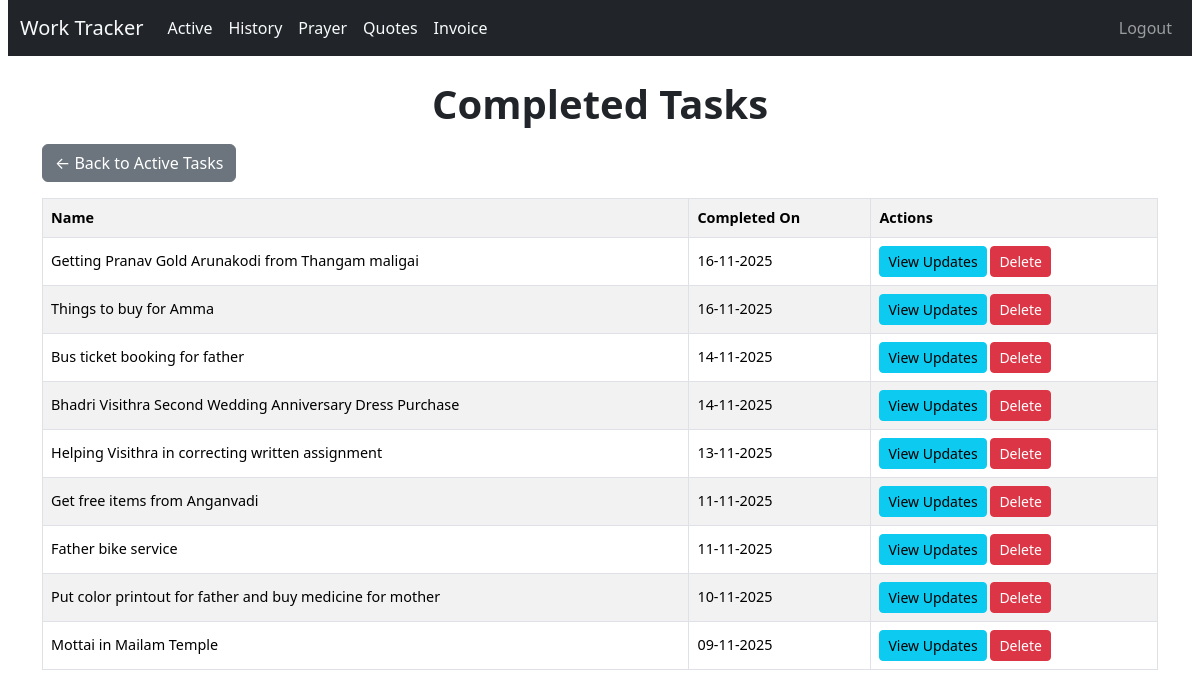
Before: /history/ (signed in) with the older database file.
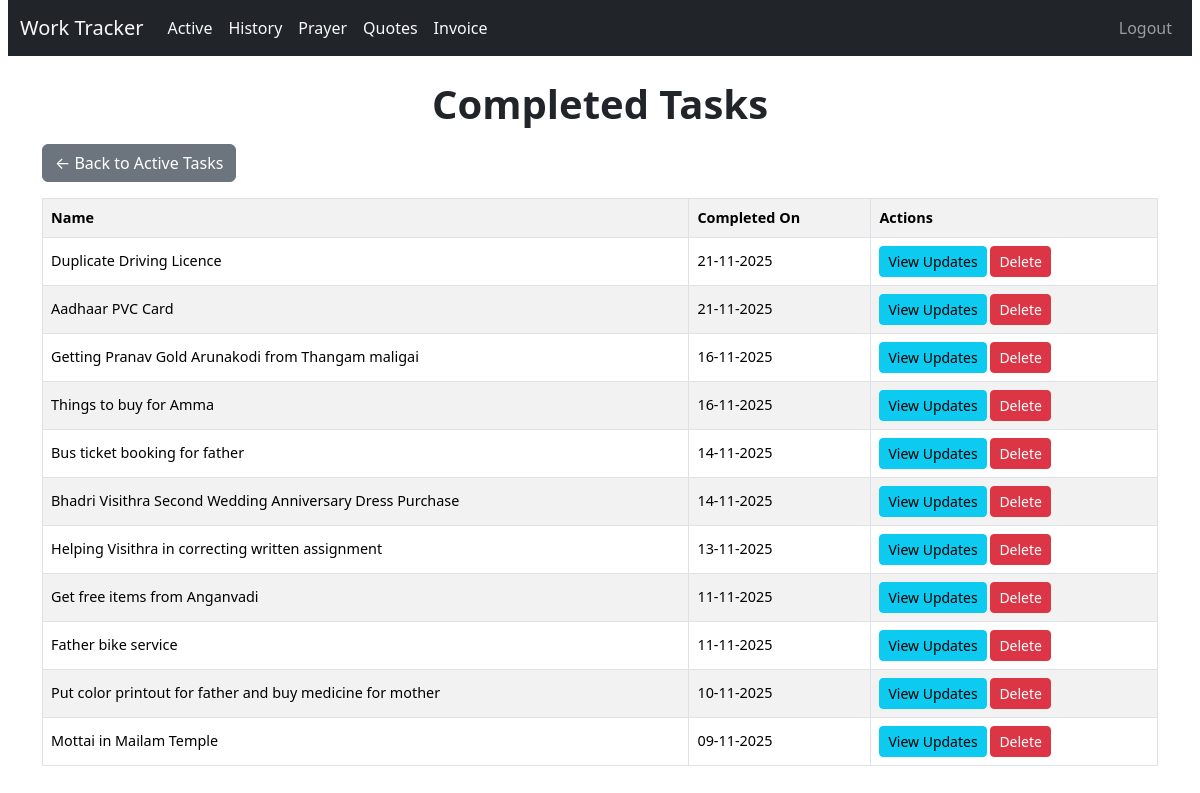
After: the same page with the newer database file.
### tracker/models.py (models this page shows, shortened)
class Task(models.Model):
    STATUS_CHOICES = [
        ('Opened', 'Opened'),
        ('InProgress', 'In Progress'),
        ('Completed', 'Completed'),
    ]
    name = models.CharField(max_length=200)
    status = models.CharField(max_length=20, choices=STATUS_CHOICES, default='Opened')
    task_type = models.ForeignKey(TaskType, on_delete=models.CASCADE)
    started_date = models.DateField(auto_now_add=True)
    updated_date = models.DateField(auto_now=True)
    completed_date = models.DateField(null=True, blank=True)
    target_date = models.DateField(default=timezone.now, null=True, blank=True)
    is_private = models.BooleanField(default=False)

### tracker/views.py (the view)
# urls.py: path('history/', views.TaskHistoryView.as_view(), name='task_history'),
class TaskHistoryView(LoginRequiredMixin, ListView):
    model = Task
    template_name = 'tracker/task_history.html'
    context_object_name = 'tasks'
    queryset = Task.objects.filter(status='Completed').order_by('-completed_date')

### templates/tracker/task_history.html
{% extends 'base.html' %}
{% block content %}
<h1>Completed Tasks</h1>
<a href="{% url 'tracker:task_list' %}" class="btn btn-secondary mb-3">← Back to Active Tasks</a>
<div class="table-responsive">
<table class="table table-striped table-bordered align-middle text-nowrap">
  <tr>
    <th>Name</th>
    <th>Completed On</th>
    <th>Actions</th>
  </tr>
  {% for task in tasks %}
  <tr>
    <td>{{ task.name }}</td>
    <td>{{ task.completed_date|date:"d-m-Y" }}</td>
    <td>
      <a href="{% url 'tracker:update_list' task.id %}" class="btn btn-sm btn-info">View Updates</a>
      <a href="{% url 'tracker:task_delete' task.id %}" class="btn btn-sm btn-danger">Delete</a>
    </td>
  </tr>
  {% empty %}
  <tr><td colspan="4" class="text-center">No completed tasks yet.</td></tr>
  {% endfor %}
</table>
</div>
{% endblock %}

Changed rows visible on the page:
now on this page (row edited): Task: name "Duplicate Driving Licence", completed_date "21-11-2025"
now on this page (row edited): Task: name "Aadhaar PVC Card", completed_date "21-11-2025"
